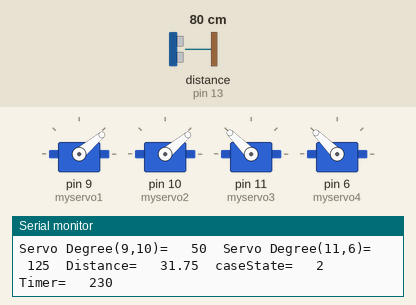
Recording of a sketch running on a simulated Arduino Uno, built with avr-gcc and run on an emulated ATmega328P. On the bench: 4 × servo, the last lines printed to the serial monitor. Wiring (inferred from the names in the program): ultrasonic range finder: trigger pin 12; echo pin 13. The test bench sets the inputs (shaded band); at power-on: distance to the obstacle (sensor on pin 13) 80 cm. The echo pulse lasts 58.3 µs per cm; random numbers use the default seed unless the sketch sets one.

Above: at 0.56 s.
1.3 s: distance to the obstacle (sensor on pin 13) set to 2 cm
At 2.0 s:
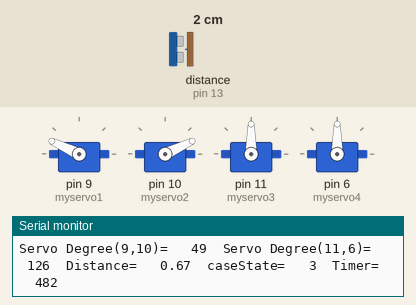
2.9 s: distance to the obstacle (sensor on pin 13) set to 16 cm
5.9 s: distance to the obstacle (sensor on pin 13) set to 19 cm
At 6.54 s:
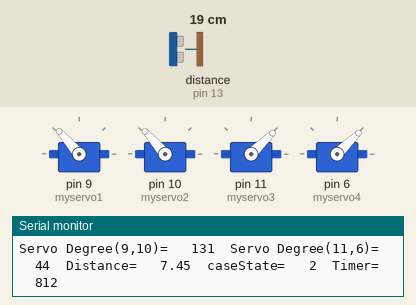
At 7.07 s:
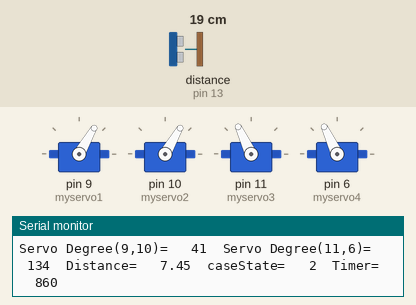
Timing chart, 0 to 17.9 s (numbered marks = the images above; inputs shaded):
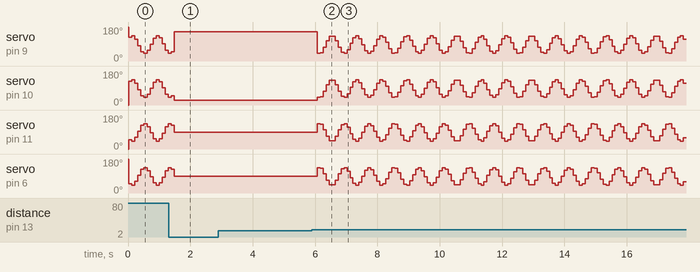

Measured:
- the behaviour switches between 17 and 18 cm on distance to the obstacle (sensor on pin 13) (found by bisection; images 1 and 2)
- after the input at 5.9 s, servo on pin 9 (myservo1): 155° → 41° after 0.17 s, → 45° 0.10 s later, → 72° 0.10 s later, → 107° 0.10 s later, … (123 changes in this stretch); servo on pin 10 (myservo2): 25° → 41° after 0.17 s, → 45° 0.10 s later, → 72° 0.10 s later, → 107° 0.10 s later, … (123 changes in this stretch)

The sketch:

robot_v1.ino
```cpp
#include <Servo.h>
Servo myservo1;
Servo myservo2;
Servo myservo3;
Servo myservo4;
int caseState;
int interval = 100;
int pos;
int pos2;
int echoPin = 13;
int trigPin = 12;
float counter;
float pingTime;
float distance;
float speedOfSound = 776.5;
int timer;
boolean gameOn = false;

void setup() {
  pinMode(trigPin, OUTPUT);
  pinMode(echoPin, INPUT);
  myservo1.attach(9);
  myservo2.attach(10);
  myservo3.attach(11);
  myservo4.attach(6);
  Serial.begin(9600);
}

void loop() {
if(distance <= 7){
  caseState = 3;
  timer--;
  if(timer <=0 && distance <= 7){
    caseState = 0;
  }
}else{
  caseState = 2;
}

  logic();
  proximity();
  debug();

}
```

debug.ino
```cpp
void debug(){
  Serial.print("Servo Degree(9,10)= \t");
  Serial.print(pos);
    Serial.print("\tServo Degree(11,6)= \t");
  Serial.print(pos2);
  Serial.print("\tDistance= \t");
  Serial.print(distance);
  Serial.print("\tcaseState= \t");
  Serial.print(caseState);
  Serial.print("\tTimer= \t");
  Serial.print(timer);
  Serial.println();
}
```

logic.ino
```cpp
void logic() {
  long start = millis();
  switch (caseState) {
    case 0:
    timer = 0;
      myservo1.write(180);
      myservo3.write(0);
      myservo2.write(0);
      myservo4.write(180);
      break;
    case 1:

    myservo1.write(90);
      myservo3.write(90);
      myservo2.write(90);
      myservo4.write(90);

      break;

    case 2:
    timer = (int)random(100,1000);
      counter = 128 + 127 * cos (0.25 * PI / interval * (interval - start));
      pos = map(counter, 0, 255, 40, 135);
      pos2 = map(counter, 0, 255, 135, 40);
      myservo1.write(pos);
      myservo3.write(pos2);
      myservo2.write(pos);
      myservo4.write(pos2);
      break;

    case 3:
      myservo1.write(155);
      myservo3.write(90);
      myservo2.write(25);
      myservo4.write(90);
      break;


  }
}
```

proximity.ino
```cpp
void proximity() {
  digitalWrite(trigPin, LOW);
  digitalWrite(trigPin, HIGH);
  digitalWrite(trigPin, LOW);

  pingTime = pulseIn(echoPin, HIGH);
  pingTime = pingTime / 1000000;
  pingTime = pingTime / 3600;
  distance = speedOfSound * pingTime;
  distance = distance / 2;
  distance = distance * 63360;
}
```
